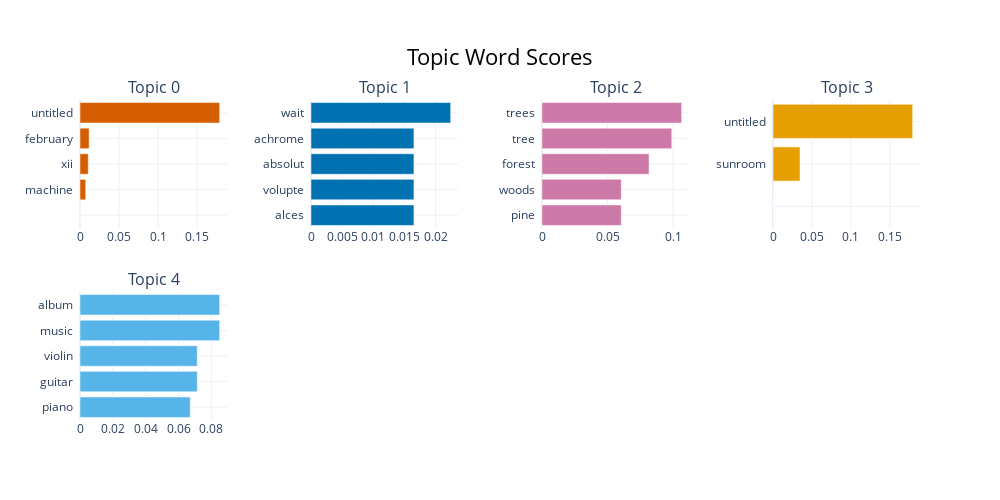

This figure's notebook cell:
### Code cell
topic_model.visualize_barchart(top_n_topics = 5).show()

### Figure 1 — Plotly figure (JSON) as saved in the notebook; plotly's stock layout.template omitted (floating-point values rounded to 4 significant figures)
{"data": [{"marker": {"color": "#D55E00"}, "orientation": "h", "type": "bar", "x": [1e-05, 0.007352, 0.01059, 0.0117, 0.179], "xaxis": "x", "y": ["  ", "machine  ", "xii  ", "february  ", "untitled  "], "yaxis": "y"}, {"marker": {"color": "#0072B2"}, "orientation": "h", "type": "bar", "x": [0.01653, 0.01653, 0.01653, 0.01653, 0.02243], "xaxis": "x2", "y": ["alces  ", "volupte  ", "absolut  ", "achrome  ", "wait  "], "yaxis": "y2"}, {"marker": {"color": "#CC79A7"}, "orientation": "h", "type": "bar", "x": [0.06048, 0.06048, 0.08168, 0.09902, 0.1066], "xaxis": "x3", "y": ["pine  ", "woods  ", "forest  ", "tree  ", "trees  "], "yaxis": "y3"}, {"marker": {"color": "#E69F00"}, "orientation": "h", "type": "bar", "x": [1e-05, 1e-05, 1e-05, 0.03466, 0.1792], "xaxis": "x4", "y": ["  ", "  ", "  ", "sunroom  ", "untitled  "], "yaxis": "y4"}, {"marker": {"color": "#56B4E9"}, "orientation": "h", "type": "bar", "x": [0.06712, 0.07141, 0.07141, 0.08504, 0.08504], "xaxis": "x5", "y": ["piano  ", "guitar  ", "violin  ", "music  ", "album  "], "yaxis": "y5"}], "layout": {"annotations": [{"font": {"size": 16}, "showarrow": false, "text": "Topic 0", "x": 0.0875, "xanchor": "center", "xref": "paper", "y": 1, "yanchor": "bottom", "yref": "paper"}, {"font": {"size": 16}, "showarrow": false, "text": "Topic 1", "x": 0.3625, "xanchor": "center", "xref": "paper", "y": 1, "yanchor": "bottom", "yref": "paper"}, {"font": {"size": 16}, "showarrow": false, "text": "Topic 2", "x": 0.6375, "xanchor": "center", "xref": "paper", "y": 1, "yanchor": "bottom", "yref": "paper"}, {"font": {"size": 16}, "showarrow": false, "text": "Topic 3", "x": 0.9125, "xanchor": "center", "xref": "paper", "y": 1, "yanchor": "bottom", "yref": "paper"}, {"font": {"size": 16}, "showarrow": false, "text": "Topic 4", "x": 0.0875, "xanchor": "center", "xref": "paper", "y": 0.4, "yanchor": "bottom", "yref": "paper"}], "height": 500, "hoverlabel": {"bgcolor": "white", "font": {"family": "Rockwell", "size": 16}}, "showlegend": false, "title": {"font": {"color": "Black", "size": 22}, "text": "Topic Word Scores", "x": 0.5, "xanchor": "center", "yanchor": "top"}, "width": 1000, "xaxis": {"anchor": "y", "domain": [0, 0.175], "showgrid": true}, "xaxis2": {"anchor": "y2", "domain": [0.275, 0.45], "showgrid": true}, "xaxis3": {"anchor": "y3", "domain": [0.55, 0.725], "showgrid": true}, "xaxis4": {"anchor": "y4", "domain": [0.825, 1], "showgrid": true}, "xaxis5": {"anchor": "y5", "domain": [0, 0.175], "showgrid": true}, "xaxis6": {"anchor": "y6", "domain": [0.275, 0.45], "showgrid": true}, "xaxis7": {"anchor": "y7", "domain": [0.55, 0.725], "showgrid": true}, "xaxis8": {"anchor": "y8", "domain": [0.825, 1], "showgrid": true}, "yaxis": {"anchor": "x", "domain": [0.6, 1], "showgrid": true}, "yaxis2": {"anchor": "x2", "domain": [0.6, 1], "showgrid": true}, "yaxis3": {"anchor": "x3", "domain": [0.6, 1], "showgrid": true}, "yaxis4": {"anchor": "x4", "domain": [0.6, 1], "showgrid": true}, "yaxis5": {"anchor": "x5", "domain": [0, 0.4], "showgrid": true}, "yaxis6": {"anchor": "x6", "domain": [0, 0.4], "showgrid": true}, "yaxis7": {"anchor": "x7", "domain": [0, 0.4], "showgrid": true}, "yaxis8": {"anchor": "x8", "domain": [0, 0.4], "showgrid": true}}}
